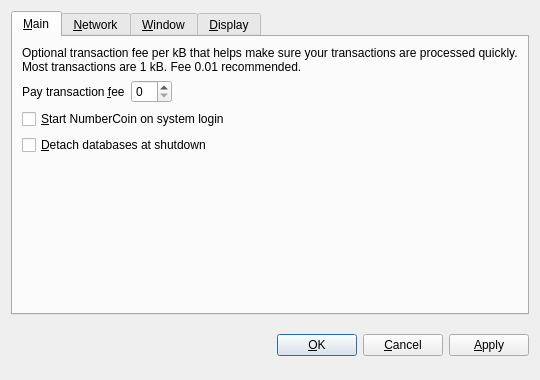
<?xml version="1.0" encoding="UTF-8"?>
<ui version="4.0">
 <class>OptionsDialog</class>
 <widget class="QDialog" name="OptionsDialog">
  <property name="geometry">
   <rect>
    <x>0</x>
    <y>0</y>
    <width>540</width>
    <height>380</height>
   </rect>
  </property>
  <property name="windowTitle">
   <string>Options</string>
  </property>
  <property name="modal">
   <bool>true</bool>
  </property>
  <layout class="QVBoxLayout" name="verticalLayout">
   <item>
    <widget class="QTabWidget" name="tabWidget">
     <property name="tabPosition">
      <enum>QTabWidget::North</enum>
     </property>
     <property name="currentIndex">
      <number>0</number>
     </property>
     <widget class="QWidget" name="tabMain">
      <attribute name="title">
       <string>&amp;Main</string>
      </attribute>
      <layout class="QVBoxLayout" name="verticalLayout_Main">
       <item>
        <widget class="QLabel" name="transactionFeeInfoLabel">
         <property name="text">
          <string>Optional transaction fee per kB that helps make sure your transactions are processed quickly. Most transactions are 1 kB. Fee 0.01 recommended.</string>
         </property>
         <property name="textFormat">
          <enum>Qt::PlainText</enum>
         </property>
         <property name="wordWrap">
          <bool>true</bool>
         </property>
        </widget>
       </item>
       <item>
        <layout class="QHBoxLayout" name="horizontalLayout_Main">
         <item>
          <widget class="QLabel" name="transactionFeeLabel">
           <property name="text">
            <string>Pay transaction &amp;fee</string>
           </property>
           <property name="textFormat">
            <enum>Qt::PlainText</enum>
           </property>
           <property name="buddy">
            <cstring>transactionFee</cstring>
           </property>
          </widget>
         </item>
         <item>
          <widget class="BitcoinAmountField" name="transactionFee"/>
         </item>
         <item>
          <spacer name="horizontalSpacer_Main">
           <property name="orientation">
            <enum>Qt::Horizontal</enum>
           </property>
           <property name="sizeHint" stdset="0">
            <size>
             <width>40</width>
             <height>20</height>
            </size>
           </property>
          </spacer>
         </item>
        </layout>
       </item>
       <item>
        <widget class="QCheckBox" name="bitcoinAtStartup">
         <property name="toolTip">
          <string>Automatically start NumberCoin after logging in to the system.</string>
         </property>
         <property name="text">
          <string>&amp;Start NumberCoin on system login</string>
         </property>
        </widget>
       </item>
       <item>
        <widget class="QCheckBox" name="detachDatabases">
         <property name="toolTip">
          <string>Detach block and address databases at shutdown. This means they can be moved to another data directory, but it slows down shutdown. The wallet is always detached.</string>
         </property>
         <property name="text">
          <string>&amp;Detach databases at shutdown</string>
         </property>
        </widget>
       </item>
       <item>
        <spacer name="verticalSpacer_Main">
         <property name="orientation">
          <enum>Qt::Vertical</enum>
         </property>
         <property name="sizeHint" stdset="0">
          <size>
           <width>20</width>
           <height>40</height>
          </size>
         </property>
        </spacer>
       </item>
      </layout>
     </widget>
     <widget class="QWidget" name="tabNetwork">
      <attribute name="title">
       <string>&amp;Network</string>
      </attribute>
      <layout class="QVBoxLayout" name="verticalLayout_Network">
       <item>
        <widget class="QCheckBox" name="mapPortUpnp">
         <property name="toolTip">
          <string>Automatically open the NumberCoin client port on the router. This only works when your router supports UPnP and it is enabled.</string>
         </property>
         <property name="text">
          <string>Map port using &amp;UPnP</string>
         </property>
        </widget>
       </item>
       <item>
        <widget class="QCheckBox" name="connectSocks">
         <property name="toolTip">
          <string>Connect to the NumberCoin network through a SOCKS proxy (e.g. when connecting through Tor).</string>
         </property>
         <property name="text">
          <string>&amp;Connect through SOCKS proxy:</string>
         </property>
        </widget>
       </item>
       <item>
        <layout class="QHBoxLayout" name="horizontalLayout_Network">
         <item>
          <widget class="QLabel" name="proxyIpLabel">
           <property name="text">
            <string>Proxy &amp;IP:</string>
           </property>
           <property name="textFormat">
            <enum>Qt::PlainText</enum>
           </property>
           <property name="buddy">
            <cstring>proxyIp</cstring>
           </property>
          </widget>
         </item>
         <item>
          <widget class="QValidatedLineEdit" name="proxyIp">
           <property name="maximumSize">
            <size>
             <width>140</width>
             <height>16777215</height>
            </size>
           </property>
           <property name="toolTip">
            <string>IP address of the proxy (e.g. 127.0.0.1)</string>
           </property>
          </widget>
         </item>
         <item>
          <widget class="QLabel" name="proxyPortLabel">
           <property name="text">
            <string>&amp;Port:</string>
           </property>
           <property name="textFormat">
            <enum>Qt::PlainText</enum>
           </property>
           <property name="buddy">
            <cstring>proxyPort</cstring>
           </property>
          </widget>
         </item>
         <item>
          <widget class="QLineEdit" name="proxyPort">
           <property name="maximumSize">
            <size>
             <width>55</width>
             <height>16777215</height>
            </size>
           </property>
           <property name="toolTip">
            <string>Port of the proxy (e.g. 9050)</string>
           </property>
          </widget>
         </item>
         <item>
          <widget class="QLabel" name="socksVersionLabel">
           <property name="text">
            <string>SOCKS &amp;Version:</string>
           </property>
           <property name="textFormat">
            <enum>Qt::PlainText</enum>
           </property>
           <property name="buddy">
            <cstring>socksVersion</cstring>
           </property>
          </widget>
         </item>
         <item>
          <widget class="QValueComboBox" name="socksVersion">
           <property name="toolTip">
            <string>SOCKS version of the proxy (e.g. 5)</string>
           </property>
          </widget>
         </item>
         <item>
          <spacer name="horizontalSpacer_Network">
           <property name="orientation">
            <enum>Qt::Horizontal</enum>
           </property>
           <property name="sizeHint" stdset="0">
            <size>
             <width>40</width>
             <height>20</height>
            </size>
           </property>
          </spacer>
         </item>
        </layout>
       </item>
       <item>
        <spacer name="verticalSpacer_Network">
         <property name="orientation">
          <enum>Qt::Vertical</enum>
         </property>
         <property name="sizeHint" stdset="0">
          <size>
           <width>20</width>
           <height>40</height>
          </size>
         </property>
        </spacer>
       </item>
      </layout>
     </widget>
     <widget class="QWidget" name="tabWindow">
      <attribute name="title">
       <string>&amp;Window</string>
      </attribute>
      <layout class="QVBoxLayout" name="verticalLayout_Window">
       <item>
        <widget class="QCheckBox" name="minimizeToTray">
         <property name="toolTip">
          <string>Show only a tray icon after minimizing the window.</string>
         </property>
         <property name="text">
          <string>&amp;Minimize to the tray instead of the taskbar</string>
         </property>
        </widget>
       </item>
       <item>
        <widget class="QCheckBox" name="minimizeOnClose">
         <property name="toolTip">
          <string>Minimize instead of exit the application when the window is closed. When this option is enabled, the application will be closed only after selecting Quit in the menu.</string>
         </property>
         <property name="text">
          <string>M&amp;inimize on close</string>
         </property>
        </widget>
       </item>
       <item>
        <spacer name="verticalSpacer_Window">
         <property name="orientation">
          <enum>Qt::Vertical</enum>
         </property>
         <property name="sizeHint" stdset="0">
          <size>
           <width>20</width>
           <height>40</height>
          </size>
         </property>
        </spacer>
       </item>
      </layout>
     </widget>
     <widget class="QWidget" name="tabDisplay">
      <attribute name="title">
       <string>&amp;Display</string>
      </attribute>
      <layout class="QVBoxLayout" name="verticalLayout_Display">
       <item>
        <layout class="QHBoxLayout" name="horizontalLayout_1_Display">
         <item>
          <widget class="QLabel" name="langLabel">
           <property name="text">
            <string>User Interface &amp;language:</string>
           </property>
           <property name="textFormat">
            <enum>Qt::PlainText</enum>
           </property>
           <property name="buddy">
            <cstring>lang</cstring>
           </property>
          </widget>
         </item>
         <item>
          <widget class="QValueComboBox" name="lang">
           <property name="toolTip">
            <string>The user interface language can be set here. This setting will take effect after restarting NumberCoin.</string>
           </property>
          </widget>
         </item>
        </layout>
       </item>
       <item>
        <layout class="QHBoxLayout" name="horizontalLayout_2_Display">
         <item>
          <widget class="QLabel" name="unitLabel">
           <property name="text">
            <string>&amp;Unit to show amounts in:</string>
           </property>
           <property name="textFormat">
            <enum>Qt::PlainText</enum>
           </property>
           <property name="buddy">
            <cstring>unit</cstring>
           </property>
          </widget>
         </item>
         <item>
          <widget class="QValueComboBox" name="unit">
           <property name="toolTip">
            <string>Choose the default subdivision unit to show in the interface and when sending coins.</string>
           </property>
          </widget>
         </item>
        </layout>
       </item>
       <item>
        <widget class="QCheckBox" name="displayAddresses">
         <property name="toolTip">
          <string>Whether to show NumberCoin addresses in the transaction list or not.</string>
         </property>
         <property name="text">
          <string>&amp;Display addresses in transaction list</string>
         </property>
        </widget>
       </item>
       <item>
        <spacer name="verticalSpacer_Display">
         <property name="orientation">
          <enum>Qt::Vertical</enum>
         </property>
         <property name="sizeHint" stdset="0">
          <size>
           <width>20</width>
           <height>40</height>
          </size>
         </property>
        </spacer>
       </item>
      </layout>
     </widget>
    </widget>
   </item>
   <item>
    <layout class="QHBoxLayout" name="horizontalLayout_Buttons">
     <item>
      <spacer name="horizontalSpacer_1">
       <property name="orientation">
        <enum>Qt::Horizontal</enum>
       </property>
       <property name="sizeHint" stdset="0">
        <size>
         <width>40</width>
         <height>48</height>
        </size>
       </property>
      </spacer>
     </item>
     <item>
      <widget class="QLabel" name="statusLabel">
       <property name="font">
        <font>
         <weight>75</weight>
         <bold>true</bold>
        </font>
       </property>
       <property name="text">
        <string/>
       </property>
       <property name="textFormat">
        <enum>Qt::PlainText</enum>
       </property>
       <property name="wordWrap">
        <bool>true</bool>
       </property>
      </widget>
     </item>
     <item>
      <spacer name="horizontalSpacer_2">
       <property name="orientation">
        <enum>Qt::Horizontal</enum>
       </property>
       <property name="sizeHint" stdset="0">
        <size>
         <width>40</width>
         <height>48</height>
        </size>
       </property>
      </spacer>
     </item>
     <item>
      <widget class="QPushButton" name="okButton">
       <property name="text">
        <string>&amp;OK</string>
       </property>
      </widget>
     </item>
     <item>
      <widget class="QPushButton" name="cancelButton">
       <property name="text">
        <string>&amp;Cancel</string>
       </property>
       <property name="autoDefault">
        <bool>false</bool>
       </property>
      </widget>
     </item>
     <item>
      <widget class="QPushButton" name="applyButton">
       <property name="text">
        <string>&amp;Apply</string>
       </property>
       <property name="autoDefault">
        <bool>false</bool>
       </property>
      </widget>
     </item>
    </layout>
   </item>
  </layout>
 </widget>
 <customwidgets>
  <customwidget>
   <class>BitcoinAmountField</class>
   <extends>QSpinBox</extends>
   <header>bitcoinamountfield.h</header>
  </customwidget>
  <customwidget>
   <class>QValueComboBox</class>
   <extends>QComboBox</extends>
   <header>qvaluecombobox.h</header>
  </customwidget>
  <customwidget>
   <class>QValidatedLineEdit</class>
   <extends>QLineEdit</extends>
   <header>qvalidatedlineedit.h</header>
  </customwidget>
 </customwidgets>
 <resources/>
 <connections/>
</ui>
